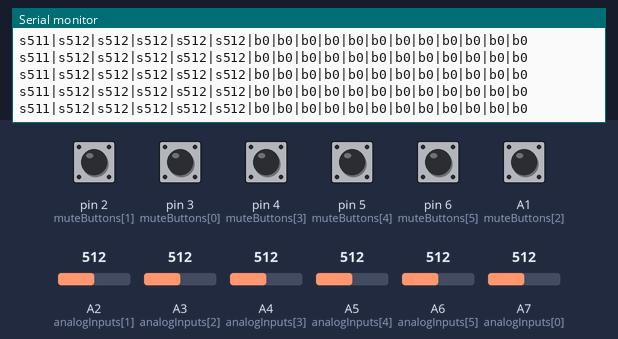
A sketch run on a simulated Arduino Nano, built with avr-gcc and run on an emulated ATmega328P. Shown: the last lines printed to the serial monitor. Inputs (shaded band) come from the test bench; at power-on: A1 (muteButtons[2]), pin 2 (muteButtons[1]), pin 3 (muteButtons[0]), pin 4 (muteButtons[3]), pin 5 (muteButtons[4]), pin 6 (muteButtons[5]) HIGH, A7 (analogInputs[0]) = 512, A2 (analogInputs[1]) = 512, A3 (analogInputs[2]) = 512, A4 (analogInputs[3]) = 512, A5 (analogInputs[4]) = 512, A6 (analogInputs[5]) = 512.

Above: at 1.2 s.
1.3 s: A7 (analogInputs[0]) set to 907
At 1.46 s:
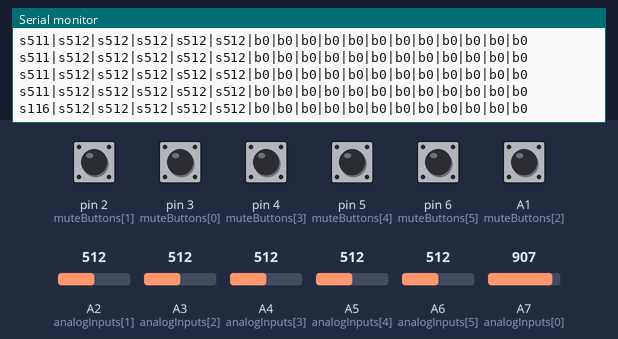
4.3 s: A7 (analogInputs[0]) set to 935
At 4.32 s:
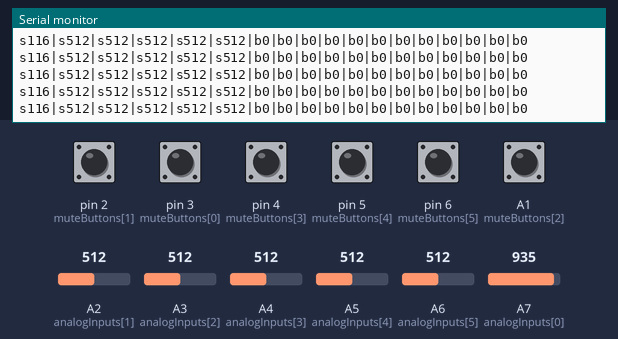
7.3 s: A2 (analogInputs[1]) set to 108
At 7.34 s:
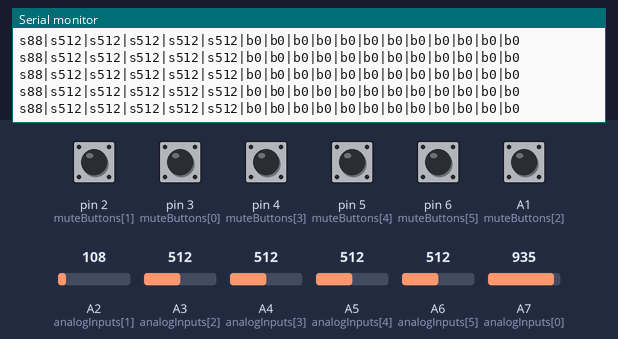
10.3 s: A2 (analogInputs[1]) set to 88
At 10.36 s:
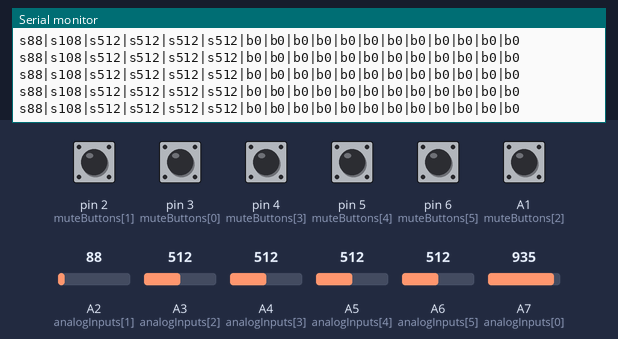
13.3 s: A3 (analogInputs[2]) set to 104
At 13.34 s:
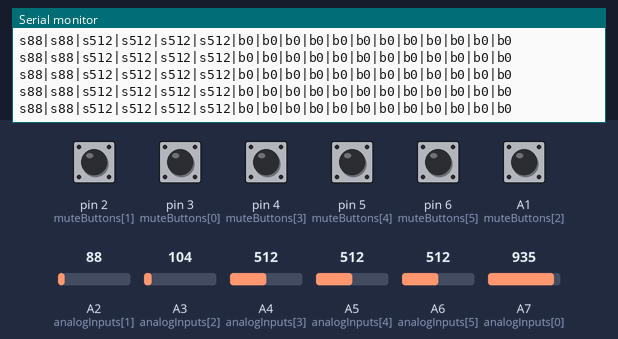
16.3 s: A3 (analogInputs[2]) set to 93
At 16.31 s:
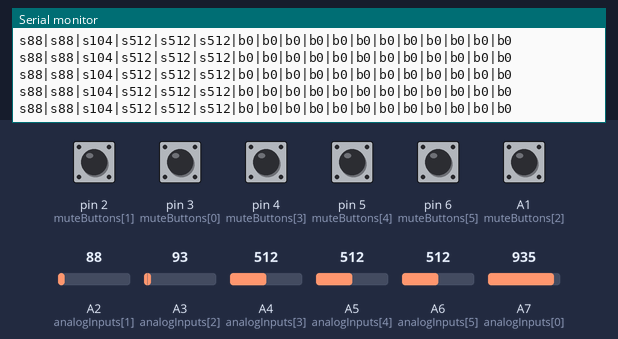
Timing chart, 0 to 19.3 s (numbered marks = the images above; inputs shaded):
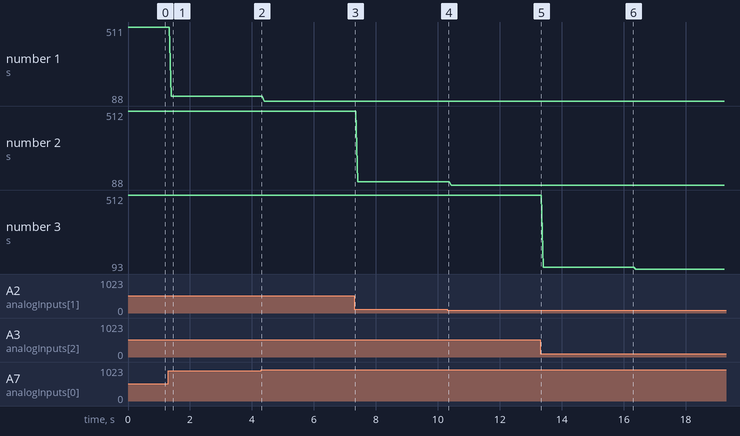

The sketch:

jrhow2_deej.ino
```cpp
const int NUM_SLIDERS = 6;


const int analogInputs[NUM_SLIDERS] = {A7, A2, A3, A4, A5, A6};
const int NUM_BUTTONS = 12;
const int NUM_MUTES = 6;
int analogSliderValues[NUM_SLIDERS];
int buttonValues[NUM_BUTTONS];
const int mutableSliders[NUM_MUTES] = {1,2,3,4,5,6};
const int muteButtons[NUM_MUTES] = {3,2,A1,4,5,6};
bool muted[NUM_SLIDERS];
int muteValues[NUM_MUTES];

#include <light_CD74HC4067.h>
#include <Keypad.h>


bool firstLoop = true; // Initialize a boolean variable as true
const byte ROWS = 4; //four rows
const byte COLS = 3; //four columns
//define the cymbols on the buttons of the keypads
char keyVals[NUM_BUTTONS] = {'0','1','2','3','4','5','6','7','8','9','A','B'};
char hexaKeys[ROWS][COLS] = {
  {'0','1','2'},
  {'3','4','5'},
  {'6','7','8'},
  {'9','A','B'}
};
byte rowPins[ROWS] = {10,9,8,7}; //connect to the row pinouts of the keypad
byte colPins[COLS] = {11,12,A0}; //connect to the column pinouts of the keypad

//initialize an instance of class NewKeypad
Keypad customKeypad = Keypad( makeKeymap(hexaKeys), rowPins, colPins, ROWS, COLS);

void setup() {
  for (int i = 0; i < NUM_BUTTONS; i++) {
    buttonValues[i] = 0;
  }
  // pinMode(signal_pin, INPUT_PULLUP); // Set as input for reading through signal pin
  for (int i = 0; i < NUM_SLIDERS; i++) {
    pinMode(analogInputs[i], INPUT);
  }
  for (int i = 0; i < NUM_MUTES; i++) {
    pinMode(muteButtons[i], INPUT_PULLUP);
  }

  Serial.begin(9600);
}
static unsigned long lastPressTime = 0;
void loop() {
  updateSliderValues();
  sendSliderValues();
  updateButtonValues();

   // Actually send data (all the time)
  // printSliderValues(); // For debug
  //delay(10);
}

void updateButtonValues() {
  for (int i = 0; i < NUM_BUTTONS; i++) {
   buttonValues[i] = 0;
   }

  char customKey = customKeypad.getKey();

  for (int i=0; i<NUM_BUTTONS;i++) {
    if (customKey == keyVals[i] && buttonValues[i] == 0){
      buttonValues[i] = 1;
      lastPressTime = millis();
    }
  }
}

void updateSliderValues() {
  for (int i = 0; i < NUM_SLIDERS; i++) {
    // analogSliderValues[i] = analogRead(analogInputs[i]);
    if (i == 0) {
      // analogSliderValues[i] = analogRead(analogInputs[i]);
     analogSliderValues[i] = (1023 - analogRead(analogInputs[i]));
    }
    else {
     analogSliderValues[i] = analogRead(analogInputs[i]);
     analogSliderValues[i] = analogRead(analogInputs[i]);
    }

  }

  for (int i = 0; i < NUM_MUTES; i++) {
    muteValues[i] = digitalRead(muteButtons[i]);
    // String printedString = String((int)muteValues[i]);
    // Serial.write(printedString.c_str());
    if (muteValues[i] == 0) {
       muted[mutableSliders[i]-1] = true;
      //  String printedString = String((int)mutableSliders[i]);
      //  Serial.write(printedString.c_str());

    }
    else if (muteValues[i] == 1) {
      muted[mutableSliders[i]-1] = false;

    }
  }

  for (int i = 0; i < NUM_SLIDERS; i++) {
    // String printedString = String((int)muted[i]);
    // Serial.write(printedString.c_str());
    if (muted[i]) {
      analogSliderValues[i] = 0;
    }

  }

}

void sendSliderValues() {
  String builtString = String("");

  for (int i = 0; i < NUM_SLIDERS; i++) {
    builtString += "s";
    builtString += String((int)analogSliderValues[i]);

    if (i < NUM_SLIDERS - 1) {
      builtString += String("|");
    }
  }

  if(NUM_BUTTONS > 0){
    builtString += String("|");
  }


  for (int i = 0; i < NUM_BUTTONS; i++) {
    builtString += "b";
    builtString += String((int)buttonValues[i]);

    if (i < NUM_BUTTONS - 1) {
      builtString += String("|");
    }
  }

  Serial.println(builtString);
}

void printSliderValues() {
  for (int i = 0; i < NUM_SLIDERS; i++) {
    String printedString = String("Slider #") + String(i + 1) + String(": ") + String(analogSliderValues[i]) + String(" mV");
    // String printedString = String(analogSliderValues[i]);

    Serial.write(printedString.c_str());

    if (i < NUM_SLIDERS - 1) {
      Serial.write(" | ");
    } else {
      Serial.write("\n");
    }
  }
}
```

Measured:
- after the input at 1.3 s, the serial monitor: prints a new line after 0.10 s (image 1)
- plotted number 1: 511 → 116 after the input at 1.3 s, 116 → 88 after the input at 4.3 s
- plotted number 2: 512 → 108 after the input at 7.3 s
- plotted number 3: 512 → 104 after the input at 13.3 s, 104 → 93 after the input at 16.3 s
